Frame 1 (no input): blank canvas, image omitted
Frame 60 (no input): blank canvas, image omitted
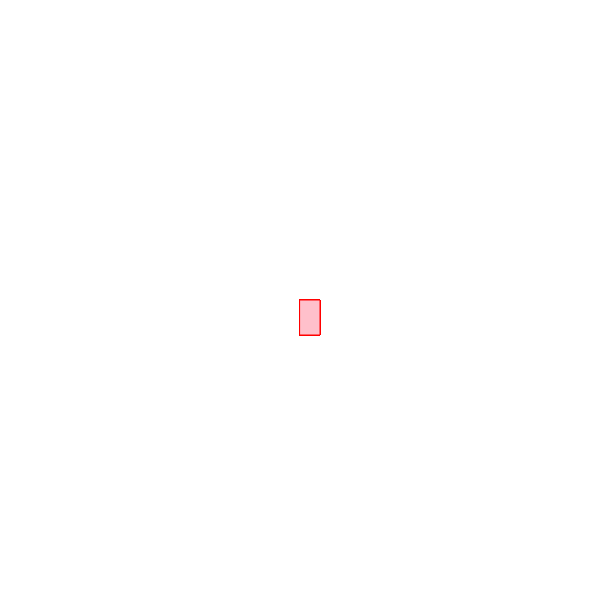
Frame 120 (the mouse pressed at the canvas centre since frame 60)

The p5.js sketch whose frames 1 and 60 were blank and that drew this single picture after the mouse press (run headless with seeded random() and noise() and a simulated clock; from frame 60 on, the mouse is pressed at the canvas centre):

// p5.js sketch
// ── sketch.js
function setup() {
  createCanvas(600, 600);
  background("white");
}

function draw() {
  
  stroke("red");
  fill("pink");

  // console.log(mouseIsPressed);
  
  if (mouseIsPressed) {
    rect(mouseX, mouseY, 20, 35);
  }
}
